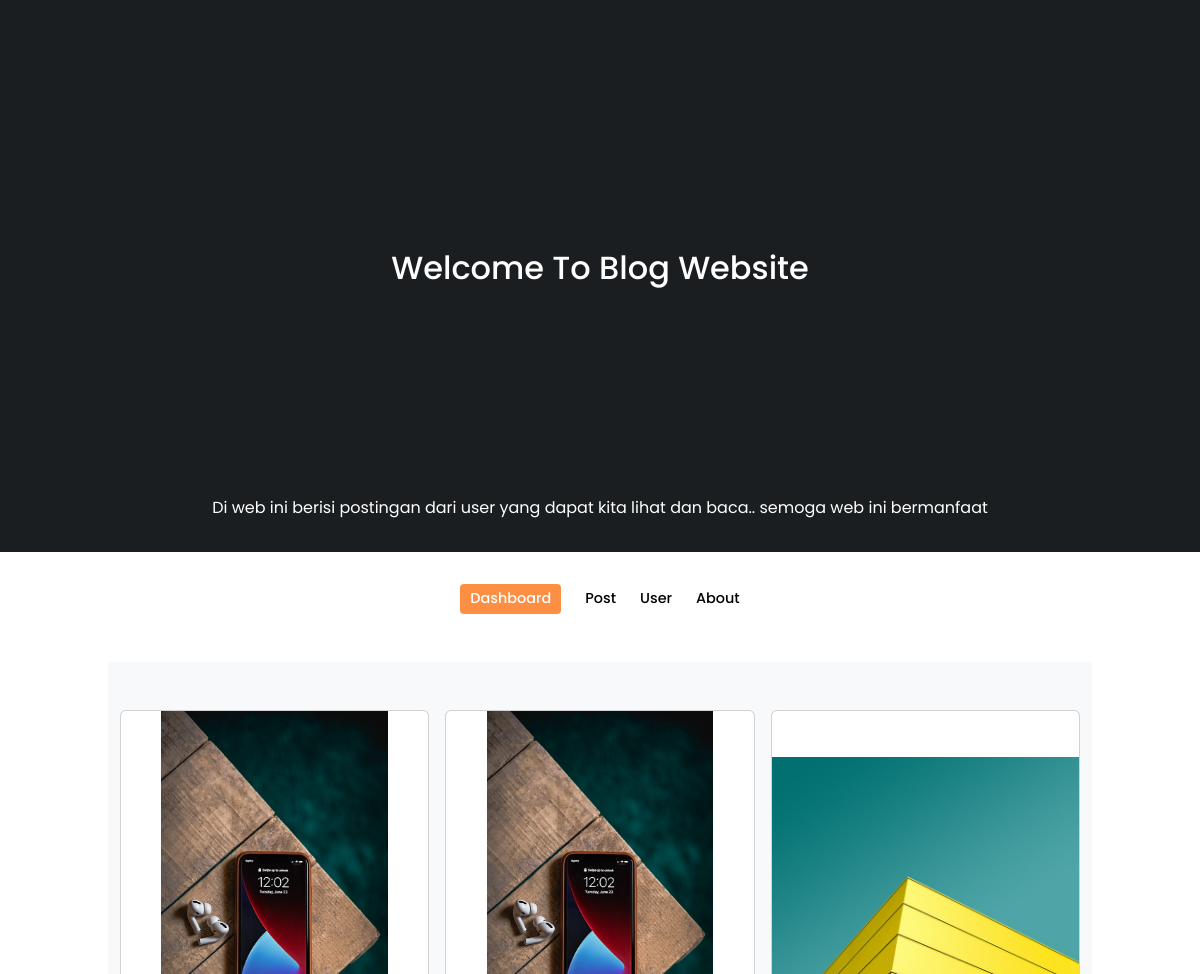
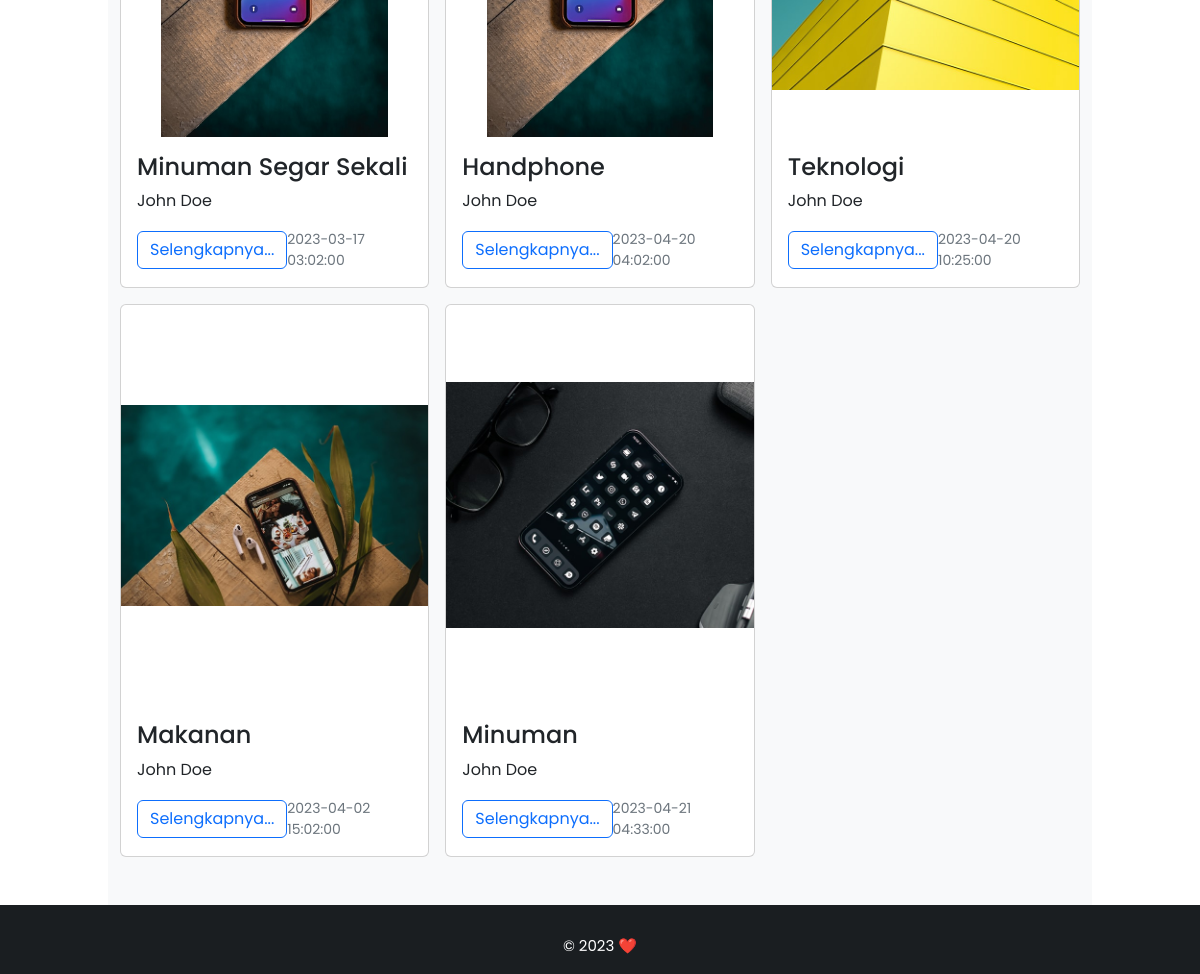
The page / on the database its author committed (2 pictures, top to bottom).
### tables this page shows
CREATE TABLE `posts` (
  `post_id` int NOT NULL,
  `user_id` int DEFAULT NULL,
  `title` varchar(255) DEFAULT NULL,
  `content` text,
  `image_url` varchar(255) DEFAULT NULL,
  `published_date` datetime DEFAULT NULL
);

CREATE TABLE `users` (
  `user_id` int NOT NULL,
  `name` varchar(255) NOT NULL DEFAULT 'NO NAME',
  `email` varchar(50) DEFAULT NULL,
  `phone_number` varchar(20) DEFAULT NULL
);

### db/connection.php (called while the page is built, shortened)
<?php
class Connection
{
    private static $db;
    private static $host = 'localhost';
    private static $dbname = 'blog';
    private static $user = 'root';
    private static $password = '';
    private static function getDB()
    {
        if (!isset(self::$db)) {
            try {
                self::$db = new PDO("mysql:host=" . self::$host . ";dbname=" . self::$dbname, self::$user, self::$password);
                self::$db->setAttribute(PDO::ATTR_ERRMODE, PDO::ERRMODE_EXCEPTION);
            } catch (PDOException $e) {
                $error_message = $e->getMessage();
                exit();
            }
        }
        return self::$db;
    }
    public static function executeQuery($query, $params = null)
    {
        $statement = self::getDB()->prepare($query);
        $statement->execute($params);
        $data = [];
        try {
            $data = $statement->fetchAll(PDO::FETCH_ASSOC);
        } catch (PDOException $e) {
            $error_message = $e->getMessage();
            exit();
        }
        return $data;
    }
}

### db/posts_db.php (called while the page is built, shortened)
<?php
include_once(__DIR__ . '/connection.php');
include_once(__DIR__ . '/../models/post.php');
class PostsDB extends Connection
{
    public static function all()
    {
        $posts = self::executeQuery("SELECT * FROM posts");
        $postsArr = [];
        foreach ($posts as $user) {
            $postsArr[] = new Post(
                $user['post_id'],
                $user['user_id'],
                $user['title'],
                $user['content'],
                $user['image_url'],
                $user['published_date'],
            );
        }
        return $postsArr;
    }
}

### models/post.php (called while the page is built, shortened)
<?php
class Post
{
    private $post_id;
    private $user_id;
    private $title;
    private $image_url;
    private $published_date;
    public function __construct($post_id, $user_id, $title, $content, $image_url, $published_date)
    {
        $this->post_id = $post_id;
        $this->user_id = $user_id;
        $this->title = $title;
        $this->image_url = $image_url;
        $this->published_date = $published_date;
    }
    public function getPost_id()
    {
        return $this->post_id;
    }
    public function getUser_id()
    {
        return $this->user_id;
    }
    public function getTitle()
    {
        return $this->title;
    }
    public function getImage_url()
    {
        return $this->image_url;
    }
    public function getPublished_date()
    {
        return $this->published_date;
    }
}

### db/users_db.php (called while the page is built, shortened)
<?php
include_once(__DIR__ . '/connection.php');
include_once(__DIR__ . '/../models/user.php');
class UsersDB extends Connection
{
    public static function get($user_id)
    {
        $users = self::executeQuery("SELECT * FROM users WHERE user_id = ?", array($user_id));
        $user = null;
        if (count($users) > 0) {
            $user = new User(
                $users[0]['user_id'],
                $users[0]['name'],
                $users[0]['email'],
                $users[0]['phone_number']
            );
        }
        return $user;
    }
}

### models/user.php (called while the page is built, shortened)
<?php
class User
{
    private $name;
    public function __construct($user_id, $name, $email, $phone_number)
    {
        $this->name = $name;
    }
    public function getName()
    {
        return $this->name;
    }
}

### index.php (the view, shortened to what this page needs)
<?php
include_once('db/posts_db.php');
$posts = PostsDB::all();
?>
<!DOCTYPE html>
<html lang="en">
<head>
  <link href="https://cdn.jsdelivr.net/npm/bootstrap@5.2.1/dist/css/bootstrap.min.css" rel="stylesheet"
>
  <link rel="stylesheet" href="css/style.css" />
  <link href="https://unpkg.com/boxicons@2.1.1/css/boxicons.min.css" rel="stylesheet" />
</head>
<body>
  <section class="home" id="home">
    <div class="home-text container">
      <h2 class="home title">Welcome To Blog Website</h2>
      <span class="home-subtitle">Di web ini berisi postingan dari user yang dapat kita lihat dan baca.. semoga web ini
        bermanfaat</span>
    </div>
  </section>
  <div class="post-filter container">
    <span class="filter-item active-filter" data-filter="all">Dashboard</span>
    <span class="filter-item" data-filter="design"><a href="posts.php">Post</a></span>
    <span class="filter-item" data-filter="tech"><a href="users.php">User</a></span>
    <span class="filter-item" data-filter="mobile"><a href="about.php">About</a></span>
  </div>
  <div class="container-fluid">
    <div class="row">
      <main class="col-md-9 mx-auto col-lg-10 px-md-2 mt-5 ">
        <div class="py-5 bg-light">
          <div class="container">
            <div class="row row-cols-1 row-cols-sm-2 row-cols-md-3 g-3">
              <?php foreach ($posts as $post): ?>
                <div class="col-md-4">
                  <div class="card text-start">
                    <img class="card-img-top" src="<?= $post->getImage_url() ?>" style="height:400px;object-fit:contain;"
                      alt="Gambar">
                    <div class="card-body">
                      <h4 class="card-title">
                        <?= $post->getTitle() ?>
                      </h4>
                      <?php
                      include_once('db/users_db.php');
                      $userId = $post->getuser_id();
                      $userName = UsersDB::get($userId)->getName();
                      ?>
                      <p class="card-text">
                        <?= $userName ?>
                      </p>
                      <div class="d-flex justify-content-between align-items-center">
                        <div class="btn-group">
                          <a class="btn btn-outline-primary btn-block"
                            href="viewer.php?post_id=<?= $post->getPost_id() ?>">
                            Selengkapnya...
                          </a>
                        </div>
                        <small class="text-muted">
                          <?= $post->getPublished_date() ?>
                        </small>
                      </div>
                    </div>
                  </div>
                </div>
              <?php endforeach; ?>
            </div>
          </div>
        </div>
      </main>
    </div>
  </div>
  <div class="footer d-flex justify-content-center">
    <p>&#169; 2023 ❤️</p>
  </div>
</body>
</html>

### css/style.css (style rules this page uses)
* { font-family: 'Poppins', sans-serif; margin :0; padding:0; scroll-behavior : smooth; scroll-padding-top : 2rem; box-sizing: border-box; }
:root { --container-color:#1a1e21 ; --second-color:#fd8f44; --text-color:#172317; --bg-color:#fff; }
a { text-decoration: none; color: black; }
section { padding: 3rem 0 2rem; }
.container { max-width: 1068px; margin:auto; width: 100%; }
.home { width: 100%; min-height:440px; background: var(--container-color); display: grid; justify-content: center; align-items: center; }
.home-text { color: var(--bg-color); text-align: center; }
.home-subtitle { font-size: 1rem; font-weight:400; }
.post-filter { display: flex; justify-content: center; align-items: center; column-gap: 1.5rem; margin-top: 2rem !important; }
.filter-item { font-size:0.9rem; font-weight: 500; cursor: pointer; }
.active-filter { background: var(--second-color); color: var(--bg-color); padding: 4px 10px; border-radius:4px; }
.footer { width:100%; background: var(--container-color); display: flex; justify-content: space-between; align-items: center; padding-top: 30px; color: white; text-align:center; }
.footer p { font-size: 0.938rem; }
.home-text { width: 100%; }

### rows shown on the page
posts: image_url (picture), title "Minuman Segar Sekali", user.name "John Doe", published_date "2023-03-17 03:02:00"
posts: image_url (picture), title "Handphone", user.name "John Doe", published_date "2023-04-20 04:02:00"
posts: image_url (picture), title "Teknologi", user.name "John Doe", published_date "2023-04-20 10:25:00"
posts: image_url (picture), title "Makanan", user.name "John Doe", published_date "2023-04-02 15:02:00"
posts: image_url (picture), title "Minuman", user.name "John Doe", published_date "2023-04-21 04:33:00"
